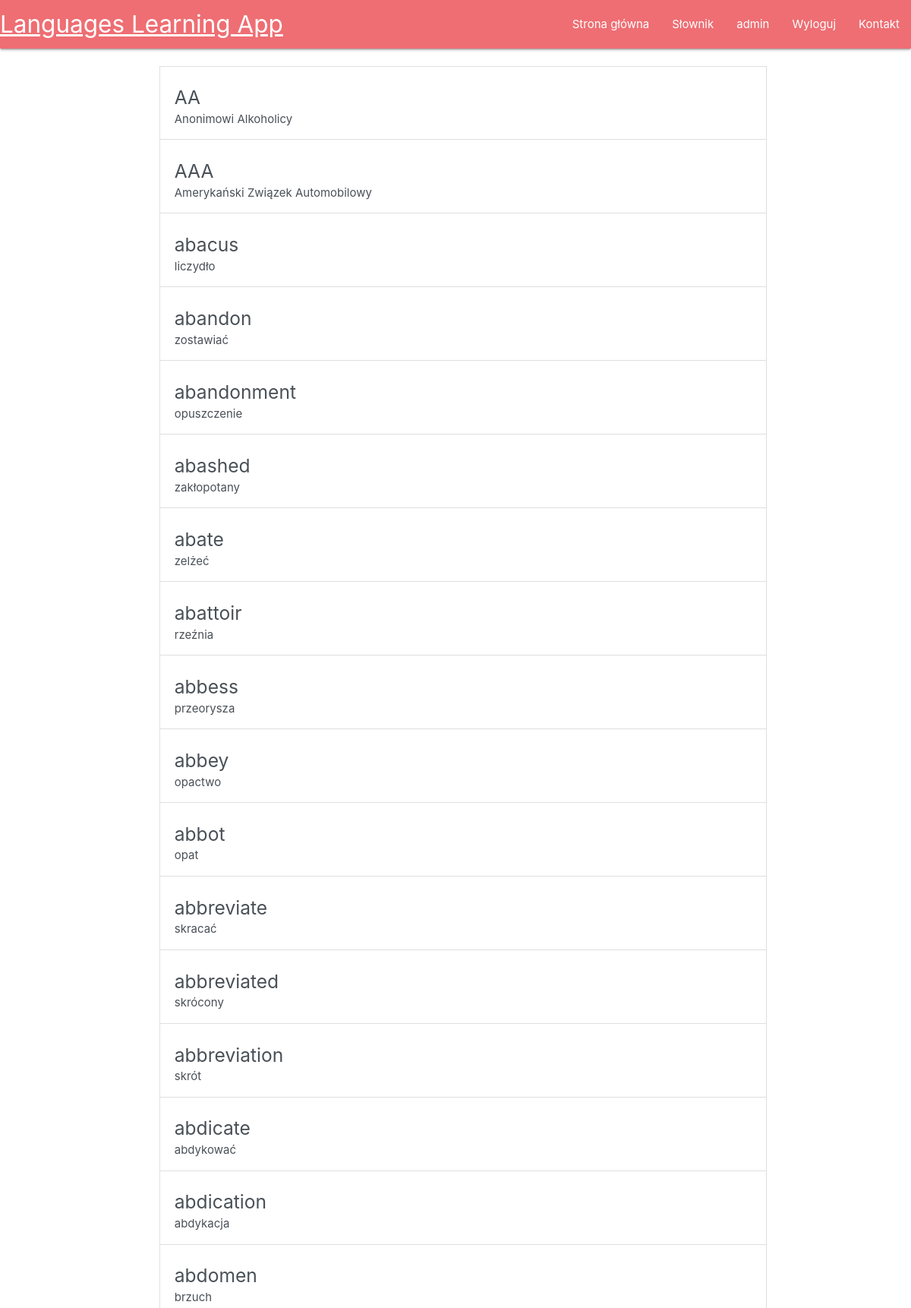
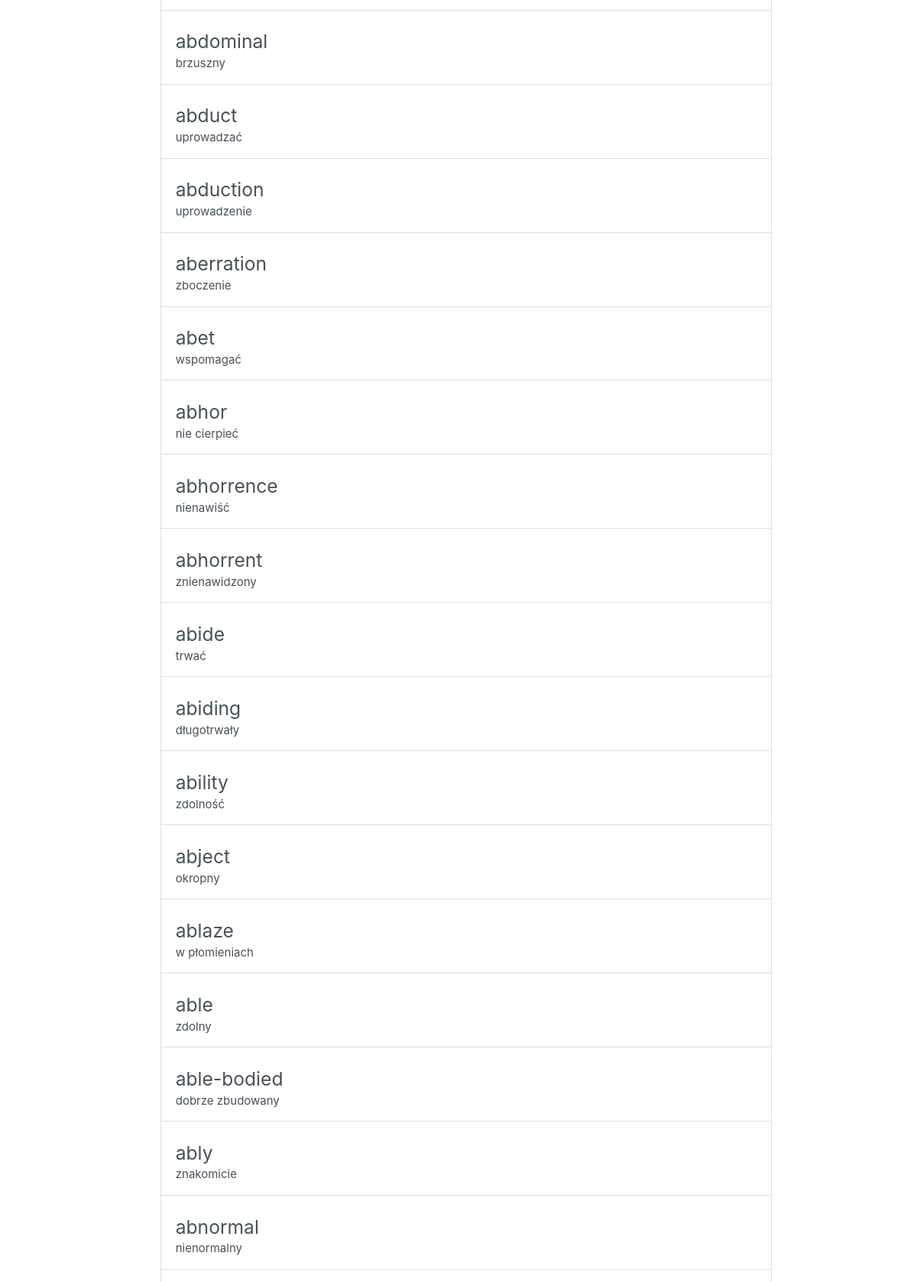
The page /dictionary/ (signed in, upper part) on the database its author committed (2 pictures, top to bottom).
### main/models.py (models this page shows, shortened)
class Word(models.Model):
	english=models.CharField(max_length=200)
	polish=models.CharField(max_length=200)

### main/views.py (the view)
# urls.py: path("dictionary/", views.show_dictionary, name='dictionary'),
def show_dictionary(request):
	return render(request = request, template_name="main/dictionary.html", context = {"dictionary": Word.objects.all()})

### main/templates/main/dictionary.html (shortened to what this page needs)
{% extends "main/header.html" %}
{% block content %}
<div class="list-group">
	<br>
	{% for word in dictionary %}
	<a href="#" class="list-group-item list-group-item-action align-items-start ">
		<div class="d-flex w-100 flex-row">
			<h5 class="mb-1">{{word.english}}</h5>
		</div>
		<p class="mb-1">{{word.polish}}</p>
	</a>
	{% endfor%}
</div>
{% endblock %}

### main/templates/main/includes/navbar.html
<nav>
    <div class="nav-wrapper">
      <a href="/" class="brand-logo">Languages Learning App</a>
      <ul id="nav-mobile" class="right hide-on-med-and-down">
        <li><a href="/">Strona główna</a></li>
        <li><a href="/dictionary">Słownik</a></li>
        {% if user.is_authenticated %}
	        <li><a href="/profile">{{user.username}}</a></li>
	        <li><a href="/logout">Wyloguj</a></li>
        {% else %}
	        <li><a href="/register">Rejestracja</a></li>
	        <li><a href="/login">Logowanie</a></li>
        {% endif %}
          <li><a href="/contact">Kontakt</a></li>
      </ul>
    </div>
  </nav>

### main/templates/main/dictionary.html (style rules this page uses)
.list-group { margin: 0; min-width: 800px; width: 100%; ; }

### rows shown on the page
Word: english "AA", polish "Anonimowi Alkoholicy"
Word: english "AAA", polish "Amerykański Związek Automobilowy"
Word: english "abacus", polish "liczydło"
Word: english "abandon", polish "zostawiać"
Word: english "abandonment", polish "opuszczenie"
Word: english "abashed", polish "zakłopotany"
Word: english "abate", polish "zelżeć"
Word: english "abattoir", polish "rzeźnia"
Word: english "abbess", polish "przeorysza"
Word: english "abbey", polish "opactwo"
Word: english "abbot", polish "opat"
Word: english "abbreviate", polish "skracać"
Word: english "abbreviated", polish "skrócony"
Word: english "abbreviation", polish "skrót"
Word: english "abdicate", polish "abdykować"
Word: english "abdication", polish "abdykacja"
Word: english "abdomen", polish "brzuch"
Word: english "abdominal", polish "brzuszny"
Word: english "abduct", polish "uprowadzać"
Word: english "abduction", polish "uprowadzenie"
Word: english "aberration", polish "zboczenie"
Word: english "abet", polish "wspomagać"
Word: english "abhor", polish "nie cierpieć"
Word: english "abhorrence", polish "nienawiść"
Word: english "abhorrent", polish "znienawidzony"
Word: english "abide", polish "trwać"
Word: english "abiding", polish "długotrwały"
Word: english "ability", polish "zdolność"
Word: english "abject", polish "okropny"
Word: english "ablaze", polish "w płomieniach"
Word: english "able", polish "zdolny"
Word: english "able-bodied", polish "dobrze zbudowany"
Word: english "ably", polish "znakomicie"
Word: english "abnormal", polish "nienormalny"

### other values the page prints
{{ user.username }} "admin"
